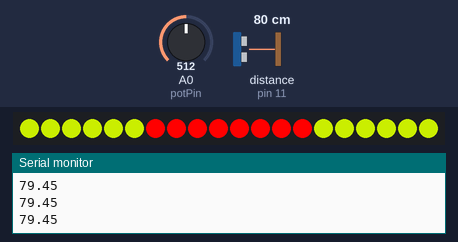
Bench run of a sketch on a simulated Arduino Uno, built with avr-gcc and run on an emulated ATmega328P. On the bench: 20 RGB LEDs in strip order, left to right, the last lines printed to the serial monitor. Wiring (inferred from the names in the program): ultrasonic range finder: trigger pin 12; echo pin 11. Inputs (shaded band) come from the test bench; at power-on: distance to the obstacle (sensor on pin 11) 80 cm, A0 (potPin) = 512. The echo pulse lasts 58.3 µs per cm.

Above: at 1.2 s.
1.3 s: distance to the obstacle (sensor on pin 11) set to 2 cm
At 2.0 s:
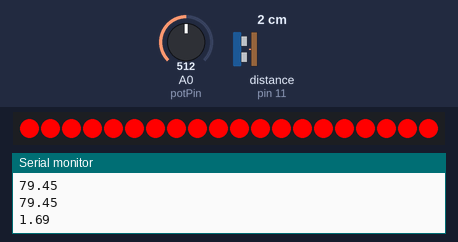
4.3 s: distance to the obstacle (sensor on pin 11) set to 120 cm
At 6.2 s:
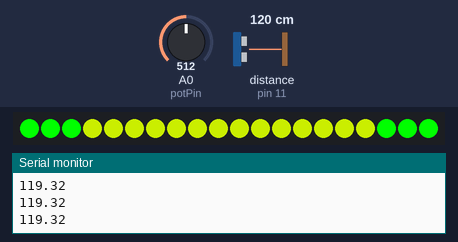
6.5 s: distance to the obstacle (sensor on pin 11) set to 250 cm
At 7.2 s:
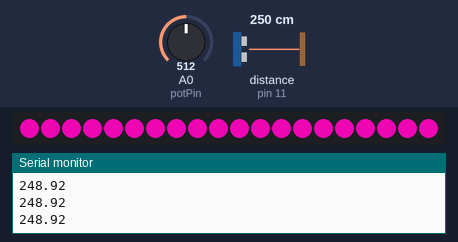
8.1 s: A0 (potPin) set to 529
9.6 s: A0 (potPin) set to 548
At 10.9 s:
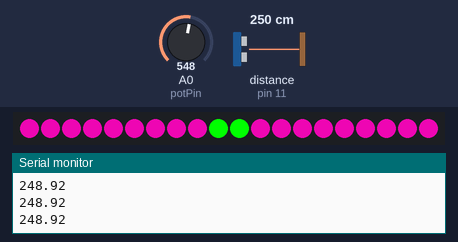
11.2 s: A0 (potPin) set to 306
At 12.6 s:
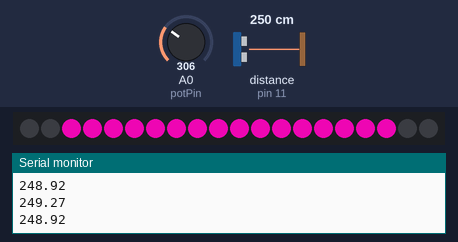
Timing chart, 0 to 14.2 s (numbered marks = the images above; inputs shaded):
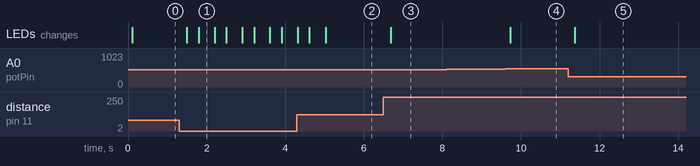

The sketch:

Final_Park_Sensor_adj.ino
```cpp
//#include "LowPower.h"
#include <Adafruit_NeoPixel.h>

#define N_LEDS 20  //adjust this number to reflect the number of LEDs in your LED strip
#define PIN      10
const int trigPin = 12;
const int echoPin = 11;

const int potPin = 0;    // select the input pin for the potentiometer
int val = 0;       // variable to store the value coming from the sensor

int entering = 300; //turn lights to magenta
int approaching = 200; //turnlights to green
int safedistance = 145; //turn lights to yellow
int normalstop = 45; //turn lights to red
int emergencystop = 10; //flashes warning lights

int wait = 10*1000;  //#of seconds to wait before turning off
                     //(multiplied by 1000 to convert to milliseconds)
float gap = 2;  //noise threshold for detecting movement


Adafruit_NeoPixel strip = Adafruit_NeoPixel(N_LEDS, PIN, NEO_GRB + NEO_KHZ800);
uint32_t white = strip.Color(255, 255, 255); //white
uint32_t off = strip.Color(0, 0, 0);    //off
uint32_t bG = strip.Color(15, 255, 200); //blue-green
uint32_t purple = strip.Color(200, 5, 150); //purple 255, 15, 200
uint32_t red = strip.Color(255, 0, 0);  //red
uint32_t green = strip.Color(0, 255, 0);  //green
uint32_t blue = strip.Color(0, 0, 255);  //blue
uint32_t yellow = strip.Color(170, 200, 0);


long duration;
float distancecm;
float oldDistance = 0;

unsigned long changeTime;

boolean noChange = false;
boolean sleepTime = false;
boolean even = true;
int middle = 0;
int range;
int adj = 1;
int adj2 = 0;

void setup() {
  pinMode (trigPin, OUTPUT);
  pinMode (echoPin, INPUT);
  middle = N_LEDS / 2;
  if (N_LEDS % 2 == 1) {
    even = false;
  }
  if (even == true) {
    adj = 1;
    adj2 = 0;
  } else {
    adj = 0;
    adj2 = 1;
  }
  Serial.begin(9600);
  strip.begin();


}

void loop() {
  digitalWrite(trigPin, LOW);
  delayMicroseconds(2);
  digitalWrite(trigPin, HIGH);
  delayMicroseconds(10);
  digitalWrite(trigPin, LOW);
  duration = pulseIn(echoPin, HIGH);
  distancecm = duration * .0342 / 2;
  val = analogRead(potPin);    // read the value from the sensor
  Serial.println(distancecm);
  //Serial.println(val);
  delay(100);
  sleep();

}

void sleep(){

  if (distancecm >= oldDistance) {
    if (distancecm - oldDistance <= gap) {
      noChange = true;
    } else {
      noChange = false;
    }
  } else {
    if (oldDistance - distancecm <= gap) {
      noChange = true;
    } else {
      noChange = false;
    }
  }
  if (noChange == true) {
    if (millis() - changeTime > wait) {
      sleepTime = true;
    }
  } else {
    sleepTime = false;
  }

  if (distancecm > entering || sleepTime == true) {
    for (int i = 0; i < N_LEDS; i++) {
      strip.setPixelColor(i, off);
    }
    strip.show();
    //LowPower.powerDown(SLEEP_2S, ADC_OFF, BOD_OFF);
  } else {
    colorChange2();
    if (noChange == false) {
      changeTime = millis();
      oldDistance = distancecm;
    }

  }

}

void colorChange2() {

  if (distancecm <= (entering+(val/10)) && distancecm > (approaching+(val/10))) {
    range = map(distancecm, (entering+(val/10)), (approaching+(val/10)),  0, middle+adj2);
    for (int i = 0; i < N_LEDS; i++) {
      strip.setPixelColor(i, off);
    }
    for (int i = 0; i < range; i++) {
      strip.setPixelColor(middle + i, purple);
      strip.setPixelColor(middle - adj -i, purple);
    }

  } else if (distancecm <= (approaching+(val/10)) && distancecm > (safedistance+(val/10))) {
    range = map(distancecm, (approaching+(val/10)), (safedistance+(val/10)), 0, middle+adj2);
    for (int i = 0; i < N_LEDS; i++) {
      strip.setPixelColor(i, purple);
    }
    for (int i = 0; i < range; i++) {
      strip.setPixelColor(middle + i, green);
      strip.setPixelColor(middle - adj -i, green);
    }
  } else if (distancecm <= (safedistance+(val/10)) && distancecm > (normalstop+(val/10))) {
    range = map(distancecm, (safedistance+(val/10)), (normalstop+(val/10)), 0, middle+adj2);
    for (int i = 0; i < N_LEDS; i++) {
      strip.setPixelColor(i, green);
    }
    for (int i = 0; i < range; i++) {
      strip.setPixelColor(middle + i, yellow);
      strip.setPixelColor(middle - adj -i, yellow);
    }
  } else if (distancecm <= (normalstop+(val/10)) && distancecm > (emergencystop+(val/10))) {
    range = map(distancecm, (normalstop+(val/10)), (emergencystop+(val/10)), 0, middle+adj2);
    for (int i = 0; i < N_LEDS; i++) {
      strip.setPixelColor(i, yellow);
    }
    for (int i = 0; i < range; i++) {
      strip.setPixelColor(middle + i, red);
      strip.setPixelColor(middle - adj -i, red);
    }
  } else if(distancecm < (emergencystop-5+(val/10))){
    for (int i = 0; i < N_LEDS; i++) {
      strip.setPixelColor(i, white);
    }
    strip.show();
    delay(300);
    for (int i = 0; i < N_LEDS; i++) {
      strip.setPixelColor(i, red);
    }
    strip.show();
    delay(300);
  }
  strip.show();
}


uint32_t Wheel(byte WheelPos) {
  if(WheelPos < 85) {
   return strip.Color(WheelPos * 3, 255 - WheelPos * 3, 0);
  } else if(WheelPos < 170) {
   WheelPos -= 85;
   return strip.Color(255 - WheelPos * 3, 0, WheelPos * 3);
  } else {
   WheelPos -= 170;
   return strip.Color(0, WheelPos * 3, 255 - WheelPos * 3);
  }
}
```

Measured:
- the behaviour switches between 539 and 540 on A0 (potPin) (found by bisection; images 3 and 4)
- after the input at 1.3 s, the LEDs: first change after 0.20 s (image 1 shows a later state)
- after the input at 4.3 s, the LEDs: first differ from a run without the input after 0.73 s (image 2)
- after the input at 6.5 s, the LEDs: change after 0.18 s (image 3)
- after the input at 9.6 s, the LEDs: change after 0.13 s (image 4)
- after the input at 11.2 s, the LEDs: change after 0.17 s (image 5)
- what the display in image 1 shows lasts 0.4 s, from 1.8 s to 2.2 s
